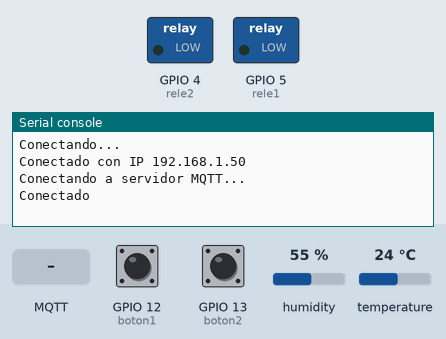
This program was run on a simulated ESP8266 board running MicroPython. Shown: switched loads named in the program (green lamp = pin HIGH), the last lines printed to the serial console. The test bench sets the inputs (shaded band); at power-on: GPIO 12 (boton1) HIGH, GPIO 13 (boton2) HIGH, humidity 55 %, temperature 24 °C. WiFi joins after 1.5 s; no MQTT or app messages arrive unless stated.

Above: at 3.3 s.
3.4 s: GPIO 12 (boton1) pulled LOW for 0.15 s
At 4.2 s:
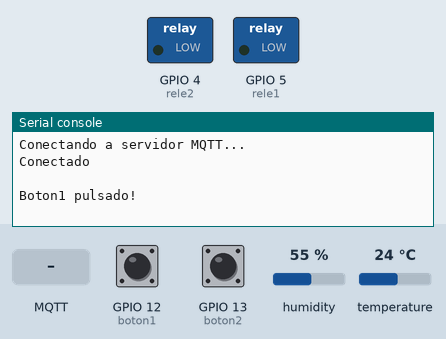
5.0 s: MQTT message "home99/actuador1" arrives on the first subscribed topic
At 5.7 s:
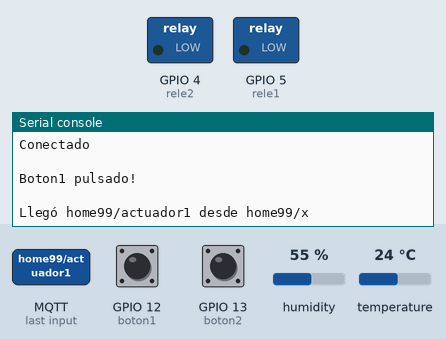
8.5 s: MQTT message "true" arrives on the first subscribed topic
At 9.6 s:
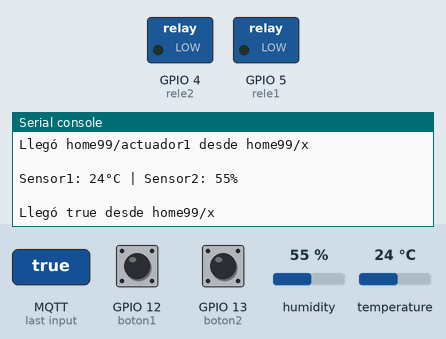
10.0 s: MQTT message "1" arrives on the first subscribed topic
At 10.7 s:
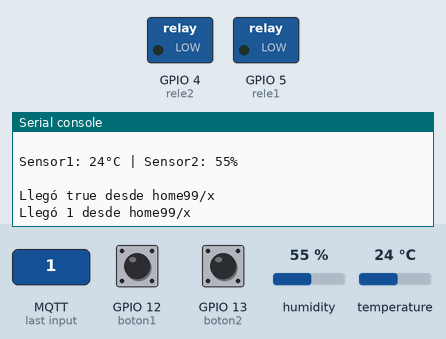

The program:

main.py
```python
# Domotica con tecnologías de bajo costo
# Firmware escrito en Micropython para SoC ESP8266
# 2022 - Lucas Martin Treser

# Módulos
import network
from dht import DHT11
from machine import Pin, Timer
from time import sleep_ms
from umqtt.simple import MQTTClient

# Dispositivos
dht = DHT11(Pin(14)) # Pin D5
boton1 = Pin(12, Pin.IN, Pin.PULL_UP) # Pin D6
boton2 = Pin(13, Pin.IN, Pin.PULL_UP) # Pin D7
rele1 = Pin(5, Pin.OUT) # Pin D1
rele2 = Pin(4, Pin.OUT) # Pin D2

# Variables globales
estadoPulsador1 = False
estadoPulsador2 = False

# Conexión WiFi
wlan = network.WLAN(network.STA_IF)
if not wlan.active():
    wlan.active(True)

if not wlan.isconnected():
    wlan.connect("ACB2E624", "0043062806")
    print("Conectando...")
    while not wlan.isconnected():
        sleep_ms(1000)

config = wlan.ifconfig()
print(f"Conectado con IP {config[0]}")

# Funciones MQTT
def callback(topic, msg):

    # Recibo y decodifico los datos
    mensaje = msg.decode()
    topico = topic.decode()
    print(f"Llegó {mensaje} desde {topico}")

    if (topico == "home99/actuador1"):
        if (mensaje == "true"):
            rele1.value(1)
        else:
            rele1.value(0)

    if (topico == "home99/actuador2"):
        if (mensaje == "true"):
            rele2.value(1)
        else:
            rele2.value(0)

# Lectura de humedad y temperatura
def sensorDHT(timer):
    dht.measure()
    temp = dht.temperature()
    hum = dht.humidity()
    print(f"\nSensor1: {temp}°C | Sensor2: {hum}% \n")
    cliente.publish("home99/sensor1", str(temp))
    cliente.publish("home99/sensor2", str(hum))

# Timer0
tim = Timer(0)
tim.init(period=5000, mode=Timer.PERIODIC, callback=sensorDHT)

# Conexión MQTT
cliente = MQTTClient("esp8266-1007", "broker.hivemq.com", port=1883)
print("Conectando a servidor MQTT...")
cliente.set_callback(callback)
cliente.connect()
cliente.subscribe("home99/#")
print("Conectado")

# Bucle principal
while True:

    # Pulsador 1
    if (boton1.value() == False):
        sleep_ms(10)
        if (boton1.value() == True):
            estadoPulsador1 = not(estadoPulsador1)
            print("\nBoton1 pulsado! \n")
            cliente.publish("home99/actuador1", str(estadoPulsador1).lower())

    # Pulsador 2
    if (boton2.value() == False):
        sleep_ms(10)
        if (boton2.value() == True):
            estadoPulsador2 = not(estadoPulsador2)
            print("\nBoton2 pulsado! \n")
            cliente.publish("home99/actuador2", str(estadoPulsador2).lower())

    cliente.check_msg()

cliente.disconnect()
```

Measured:
- after the input at 3.4 s, the serial console: prints a new line after 0.15 s (image 1)
- after the input at 5.0 s, the serial console: prints a new line at once (image 2)
- after the input at 8.5 s, the serial console: prints a new line at once (image 3)
- after the input at 10.0 s, the serial console: prints a new line at once (image 4)
